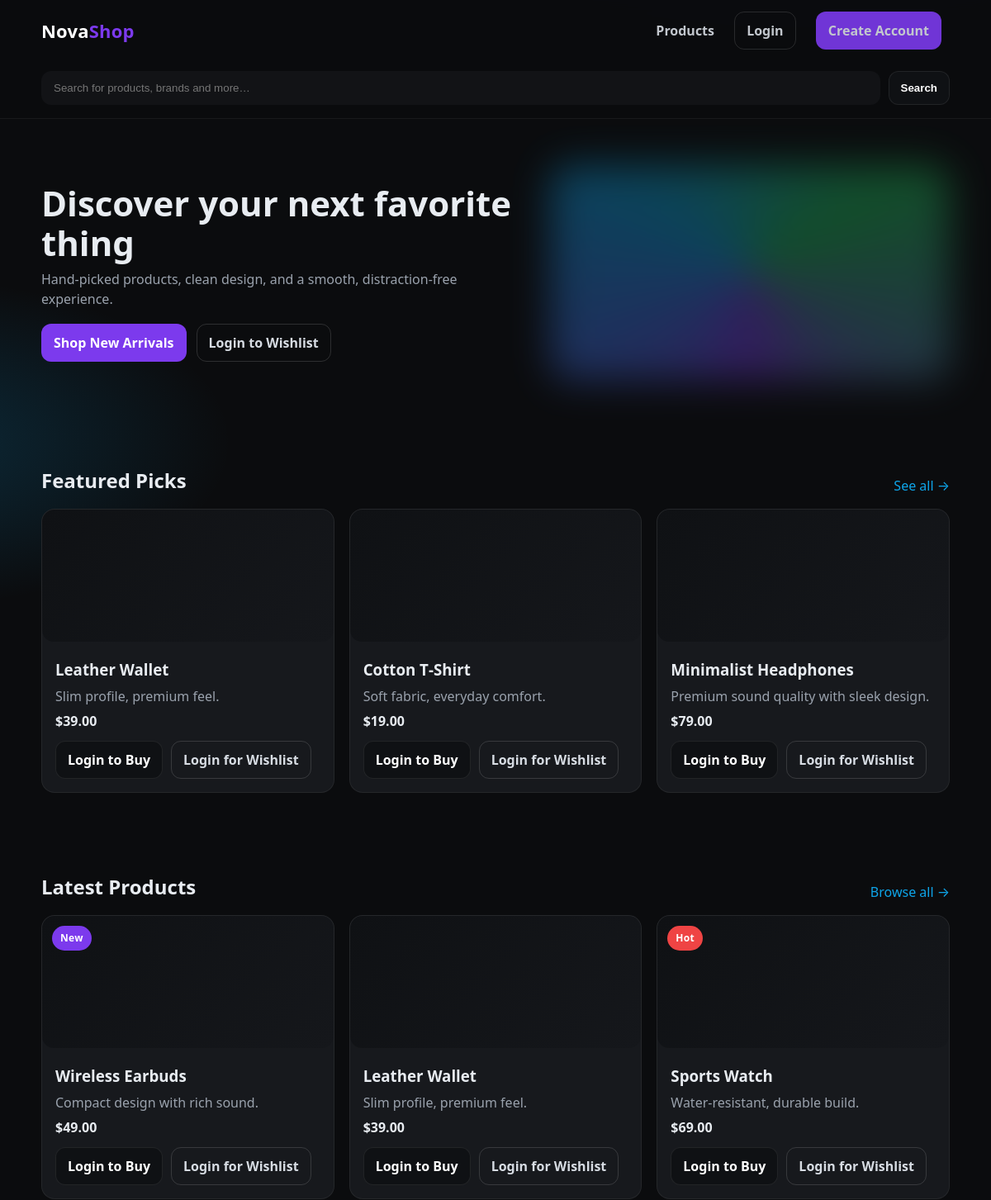
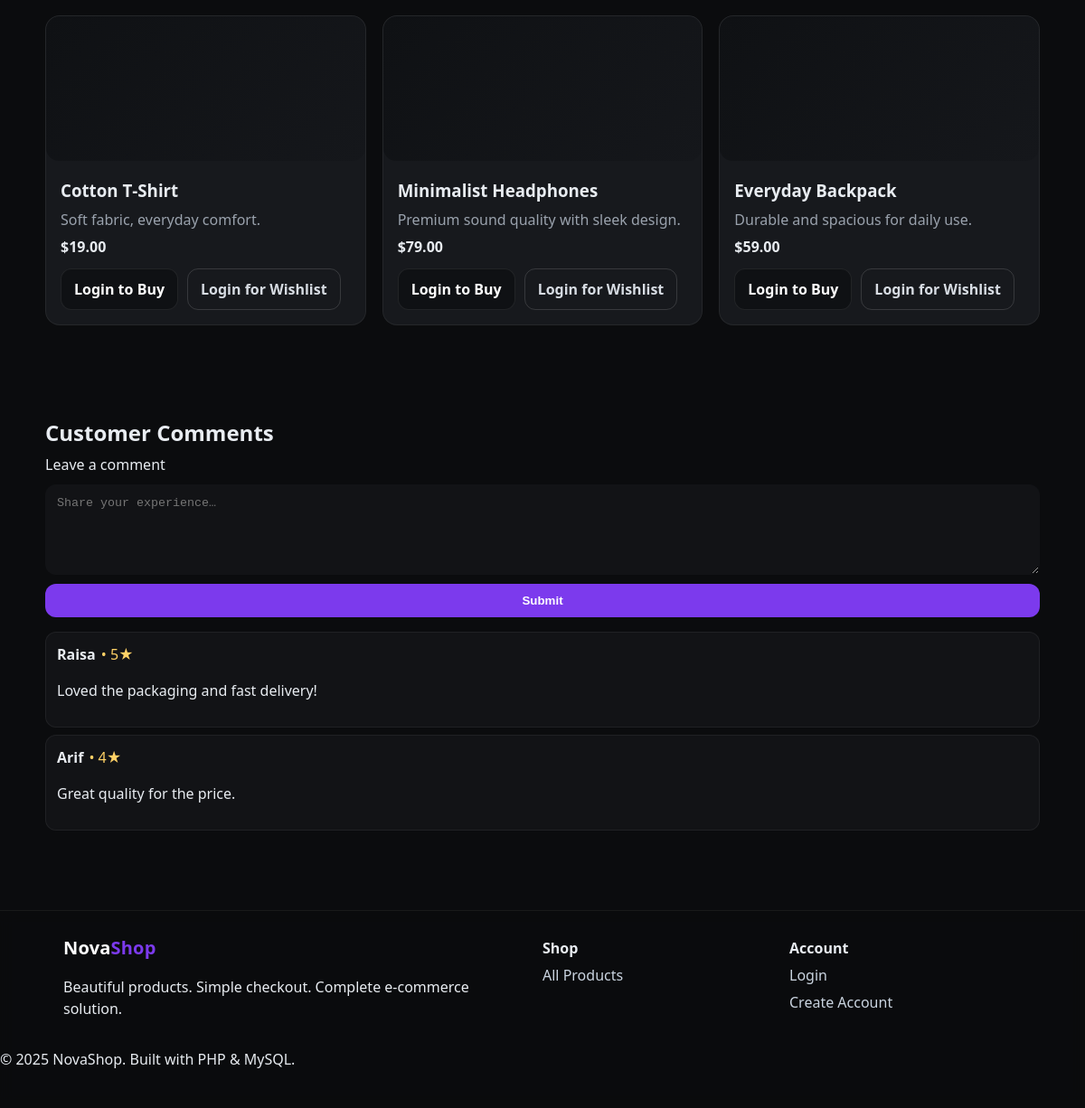
The app's page /src/controllers/index.php with its own data (2 pictures, top to bottom).
### tables this page shows
CREATE TABLE products (
    id INT AUTO_INCREMENT PRIMARY KEY,
    name VARCHAR(200) NOT NULL,
    description TEXT,
    price DECIMAL(10,2) NOT NULL,
    stock_quantity INT DEFAULT 0,
    category_id INT,
    image_url VARCHAR(255),
    status ENUM('active', 'inactive', 'out_of_stock') DEFAULT 'active',
    badge ENUM('new', 'hot', 'sale', '') DEFAULT '',
    created_at TIMESTAMP DEFAULT CURRENT_TIMESTAMP,
    updated_at TIMESTAMP DEFAULT CURRENT_TIMESTAMP ON UPDATE CURRENT_TIMESTAMP,
    FOREIGN KEY (category_id) REFERENCES categories(id) ON DELETE SET NULL
);

### src/helpers/session.php (called while the page is built, shortened)
<?php
function is_logged_in() {
    return isset($_SESSION['user_id']) && !empty($_SESSION['user_id']);
}
?>

### config/database.php (called while the page is built, shortened)
<?php
require_once __DIR__ . '/system_config.php';
try {
    $conn = get_system_db_connection(DB_HOST, DB_USER, DB_PASS, DB_NAME);
    $conn->set_charset("utf8");
} catch (Exception $e) {
    system_error_log("Database connection error: " . $e->getMessage());
    die("Database connection error: " . $e->getMessage());
}
function execute_query($sql) {
    global $conn;
    $result = mysqli_query($conn, $sql);
    return $result;
}
function get_multiple_rows($sql) {
    $result = execute_query($sql);
    $rows = [];
    while ($row = mysqli_fetch_assoc($result)) {
        $rows[] = $row;
    }
    return $rows;
}
?>

### src/controllers/index.php (the view, shortened to what this page needs)
<?php
require_once __DIR__ . '/../../config/database.php';
require_once __DIR__ . '/../helpers/session.php';
$featured_sql = "SELECT p.*, c.name as category_name
                 FROM products p
                 LEFT JOIN categories c ON p.category_id = c.id
                 WHERE p.status = 'active'
                 ORDER BY p.badge DESC, p.created_at DESC
                 LIMIT 3";
$featured_products = get_multiple_rows($featured_sql);
$products_sql = "SELECT p.*, c.name as category_name
                 FROM products p
                 LEFT JOIN categories c ON p.category_id = c.id
                 WHERE p.status = 'active'
                 ORDER BY p.created_at DESC
                 LIMIT 6";
$products = get_multiple_rows($products_sql);
$show_search = true;
include __DIR__ . '/../helpers/header.php';
?>
<section class="hero container">
  <div class="hero-copy">
    <h1>Discover your next favorite thing</h1>
    <p>Hand‑picked products, clean design, and a smooth, distraction‑free experience.</p>
    <div class="cta">
      <a class="btn btn-primary" href="/products">Shop New Arrivals</a>
      <?php if (is_logged_in()): ?>
        <a class="btn btn-ghost" href="/wishlist">View Wishlist</a>
      <?php else: ?>
        <a class="btn btn-ghost" href="/login">Login to Wishlist</a>
      <?php endif; ?>
    </div>
  </div>
  <div class="hero-art" aria-hidden="true"></div>
</section>
<section class="container section">
  <div class="section-head">
    <h2>Featured Picks</h2>
    <a href="/products" class="link">See all →</a>
  </div>
  <div class="grid products">
    <?php foreach ($featured_products as $product): ?>
      <article class="card product">
        <div class="media placeholder"></div>
        <div class="card-body">
          <h3><?php echo htmlspecialchars($product['name']); ?></h3>
          <p class="desc"><?php echo htmlspecialchars($product['description']); ?></p>
          <p class="price">$<?php echo number_format($product['price'], 2); ?></p>
          <div class="actions">
            <?php if (is_logged_in()): ?>
              <a class="btn btn-dark" href="/cart?action=add&product_id=<?php echo $product['id']; ?>">Add to Cart</a>
              <a class="btn btn-ghost" href="/wishlist?action=add&product_id=<?php echo $product['id']; ?>">Wishlist</a>
            <?php else: ?>
              <a class="btn btn-dark" href="/login">Login to Buy</a>
              <a class="btn btn-ghost" href="/login">Login for Wishlist</a>
            <?php endif; ?>
          </div>
        </div>
      </article>
    <?php endforeach; ?>
  </div>
</section>
<section class="container section">
  <div class="section-head">
    <h2>Latest Products</h2>
    <a href="/products" class="link">Browse all →</a>
  </div>
  <div class="grid products">
    <?php foreach ($products as $product): ?>
      <article class="card product">
        <div class="media placeholder"></div>
        <?php if (!empty($product['badge'])): ?>
          <div class="badge <?php echo $product['badge']; ?>"><?php echo ucfirst($product['badge']); ?></div>
        <?php endif; ?>
        <div class="card-body">
          <h3><?php echo htmlspecialchars($product['name']); ?></h3>
          <p class="desc"><?php echo htmlspecialchars($product['description']); ?></p>
          <p class="price">$<?php echo number_format($product['price'], 2); ?></p>
          <div class="actions">
            <?php if (is_logged_in()): ?>
              <a class="btn btn-dark" href="/cart?action=add&product_id=<?php echo $product['id']; ?>">Add to Cart</a>
              <a class="btn btn-ghost" href="/wishlist?action=add&product_id=<?php echo $product['id']; ?>">Wishlist</a>
            <?php else: ?>
              <a class="btn btn-dark" href="/login">Login to Buy</a>
              <a class="btn btn-ghost" href="/login">Login for Wishlist</a>
            <?php endif; ?>
          </div>
        </div>
      </article>
    <?php endforeach; ?>
  </div>
</section>
<section class="container section comments">
  <h2>Customer Comments</h2>
  <form class="comment-form" action="#">
    <label for="cmt">Leave a comment</label>
    <textarea id="cmt" rows="4" placeholder="Share your experience…"></textarea>
    <button class="btn btn-primary" type="submit">Submit</button>
  </form>
  <div class="comment-list">
    <div class="comment"><strong>Raisa</strong><span>• 5★</span><p>Loved the packaging and fast delivery!</p></div>
    <div class="comment"><strong>Arif</strong><span>• 4★</span><p>Great quality for the price.</p></div>
  </div>
</section>
<?php include __DIR__ . '/../helpers/footer.php'; ?>

### src/helpers/header.php (shortened to what this page needs)
<?php
require_once __DIR__ . '/session.php';
?>
<!DOCTYPE html>
<html lang="en">
<head>
  <link rel="stylesheet" href="http://localhost/E-Comm/css/style.css">
</head>
<body>
<header class="site-header">
  <div class="container header-inner">
    <a class="logo" href="/E-Comm/">Nova<span>Shop</span></a>
    <nav class="nav">
      <a href="/E-Comm/products">Products</a>
      <?php if (is_logged_in()): ?>
        <a href="/E-Comm/wishlist">Wishlist</a>
        <a href="/E-Comm/cart">Cart</a>
        <a href="/E-Comm/profile">Profile</a>
        <?php if (is_admin()): ?>
          <a href="/E-Comm/admin">Admin Panel</a>
        <?php endif; ?>
        <a href="/E-Comm/logout" class="btn btn-ghost">Logout</a>
      <?php else: ?>
        <a href="/E-Comm/login" class="btn btn-ghost">Login</a>
        <a href="/E-Comm/register" class="btn btn-primary">Create Account</a>
      <?php endif; ?>
    </nav>
  </div>
  <?php if (isset($show_search) && $show_search): ?>
  <form class="searchbar container" action="/E-Comm/products" method="get">
    <input type="text" name="q" placeholder="Search for products, brands and more…" value="<?php echo isset($_GET['q']) ? htmlspecialchars($_GET['q']) : ''; ?>" />
    <button type="submit" class="btn btn-dark">Search</button>
  </form>
  <?php endif; ?>
</header>
<main class="page">

### src/helpers/footer.php (shortened to what this page needs)
</main>
<footer class="site-footer">
  <div class="container footer-grid">
    <div>
      <div class="logo small">Nova<span>Shop</span></div>
      <p>Beautiful products. Simple checkout. Complete e-commerce solution.</p>
    </div>
    <div>
      <h4>Shop</h4>
      <a href="/products">All Products</a>
    </div>
    <div>
      <h4>Account</h4>
      <?php if (is_logged_in()): ?>
        <a href="/profile">Profile</a>
        <?php if (is_admin()): ?>
          <a href="/admin">Admin Panel</a>
        <?php endif; ?>
        <a href="/logout">Logout</a>
      <?php else: ?>
        <a href="/login">Login</a>
        <a href="/register">Create Account</a>
      <?php endif; ?>
    </div>
  </div>
  <p class="copyright">© 2025 NovaShop. Built with PHP & MySQL.</p>
</footer>
</body>
</html>

### public/css/style.css (style rules this page uses)
:root { --bg:#0b0c0e; --panel:#121316; --card:#17191d; --muted:#9aa2ad; --text:#e8ecf1; --brand:#7c3aed; --brand-2:#22c55e; --accent:#0ea5e9; --danger:#ef4444; --ring: 0 0 0 3px rgba(124,58,237,.25); --radius: 16px; }
* { box-sizing:border-box }
html,body { height:100% }
body { margin:0; font:16px/1.5 system-ui, -apple-system, Segoe UI, Roboto, Helvetica, Arial, "Apple Color Emoji","Segoe UI Emoji"; color:var(--text); background: radial-gradient(1200px 600px at 80% -10%, rgba(124,58,237,.25), transparent 50%), radial-gradient(800px 400px at -10% 20%, rgba(14,165,233,.2), transparent 50%), #0b0c0e; }
.container { max-width:1100px;margin:0 auto;padding:0 20px }
.section { padding:48px 0 }
.section-head { display:flex;justify-content:space-between;align-items:end;margin-bottom:16px }
.section-head h2 { margin:0 }
.link { color:var(--accent);text-decoration:none }
.site-header { position:sticky; top:0; z-index:50; background:rgba(11,12,14,.8); backdrop-filter: blur(8px); border-bottom:1px solid rgba(255,255,255,.06); }
.header-inner { display:flex;align-items:center;justify-content:space-between;padding:14px 0 }
.logo { font-weight:800;letter-spacing:.2px;font-size:22px;color:#fff;text-decoration:none }
.logo span { color:var(--brand) }
.nav a { color:#d7dce3;text-decoration:none;margin:0 10px;font-weight:600;opacity:.9 }
.searchbar { display:flex;gap:10px;padding:12px 0 16px }
.searchbar input { flex:1; padding:12px 14px;border-radius:12px;border:1px solid transparent; background:var(--panel); color:var(--text); }
.hero { display:grid;grid-template-columns:1.1fr .9fr;gap:24px;align-items:center;padding:56px 0 }
.hero-copy h1 { font-size:42px;line-height:1.15;margin:0 0 6px }
.hero-copy p { color:var(--muted);margin:8px 0 18px }
.cta { display:flex;gap:12px;flex-wrap:wrap }
.hero-art { height:260px;border-radius:24px; background: conic-gradient(from 180deg at 50% 50%, rgba(124,58,237,.5), rgba(14,165,233,.5), rgba(34,197,94,.5), rgba(124,58,237,.5)); filter: blur(24px); opacity:.7; mix-blend:screen; }
.card { background:var(--card);border:1px solid rgba(255,255,255,.06);border-radius:var(--radius);padding:18px }
.card.product { padding:0; overflow:hidden; position:relative }
.media { background:#0f1114;border-radius:14px }
.media.placeholder { background:linear-gradient(135deg,#0f1114,#15171b) }
.placeholder { height:160px }
.card-body { padding:16px }
.badge { position:absolute;top:12px;left:12px;background:var(--brand);color:#fff;font-weight:700; padding:6px 10px;border-radius:999px;font-size:12px;letter-spacing:.3px }
.badge.hot { background:var(--danger) }
.price { font-weight:800;margin:6px 0 0 }
.desc { color:var(--muted);margin:6px 0 }
.actions { display:flex;gap:10px;margin-top:12px;flex-wrap:wrap }
.grid.products { display:grid;grid-template-columns:repeat(3, 1fr);gap:18px }
.btn { display:inline-flex;align-items:center;justify-content:center; padding:10px 14px;border-radius:12px;text-decoration:none;font-weight:700; border:1px solid transparent; transition:.2s; }
.btn-primary { background:var(--brand);color:#fff }
.btn-dark { background:#0f1114;color:#fff;border-color:rgba(255,255,255,.08) }
.btn-ghost { background:transparent;color:#d7dce3;border-color:rgba(255,255,255,.14) }
h1,h2,h3,h4 { margin:.2em 0 }
.comments .comment-form { display:grid;gap:10px;margin-bottom:16px }
.comments textarea { resize:vertical;min-height:100px;background:var(--panel);border:1px solid transparent;border-radius:12px;color:var(--text);padding:12px }
.comment-list .comment { background:var(--panel);border:1px solid rgba(255,255,255,.06);padding:12px;border-radius:12px;margin:8px 0 }
.comment-list .comment span { color:#ffd166;margin-left:6px }
.site-footer { border-top:1px solid rgba(255,255,255,.06);padding:26px 0;margin-top:32px;background:rgba(11,12,14,.7);backdrop-filter: blur(8px) }
.footer-grid { display:grid;grid-template-columns:2fr 1fr 1fr;gap:16px }
.footer-grid a { display:block;color:#cbd5e1;text-decoration:none;margin:6px 0 }
.logo.small { font-size:20px }

### records on screen
products: name "Leather Wallet", description "Slim profile, premium feel.", price "39.00"
products: name "Cotton T‑Shirt", description "Soft fabric, everyday comfort.", price "19.00"
products: name "Minimalist Headphones", description "Premium sound quality with sleek design.", price "79.00"
products: badge "New", name "Wireless Earbuds", description "Compact design with rich sound.", price "49.00"
products: badge "Hot", name "Sports Watch", description "Water‑resistant, durable build.", price "69.00"
products: name "Everyday Backpack", description "Durable and spacious for daily use.", price "59.00"
